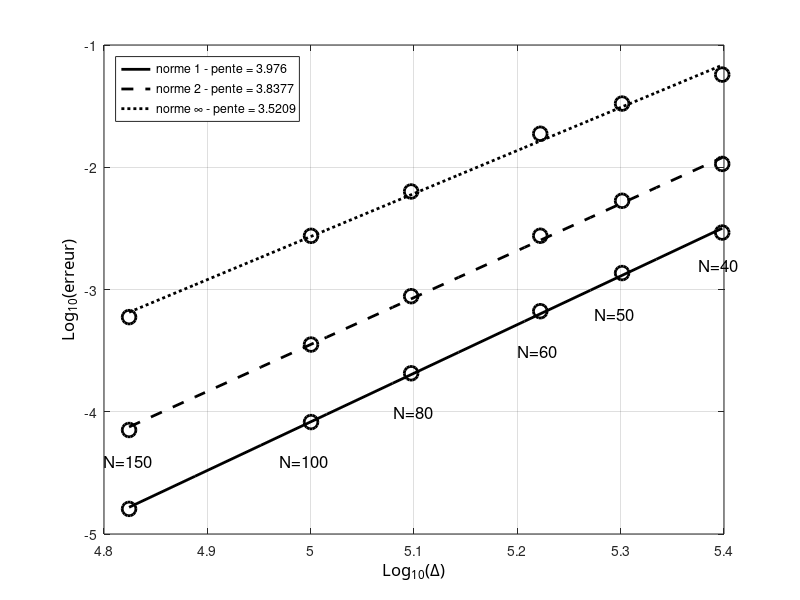

MATLAB code to generate this figure:
clc; clear all; close all;

radius=6371220;
N=[40 50 60 80 100 150];
% N=[16 32 64 128 256 512];
dx=2*pi*radius./(4*N);
% e1=[3.3707*10^-4 2.0751*10^-5 1.2964*10^-6 8.1231*10^-8 5.0903*10^-9 3.1888*10^-10];
% e2=[3.1674*10^-4 1.9593*10^-5 1.2274*10^-6 7.6985*10^-8 4.8271*10^-9 3.0280*10^-10];
% e3=[3.7839*10^-4 2.5503*10^-5 1.8238*10^-6 1.2133*10^-7 7.8110*10^-9 4.9564*10^-10];
 
% e1=[4.4656*10^-5 2.9404*10^-6 1.8859*10^-7 1.1972*10^-8 7.5548*10^-10 4.7499*10^-11];
% e2=[5.2622*10^-5 3.4964*10^-6 2.2566*10^-7 1.4352*10^-8 9.0630*10^-10 5.7106*10^-11];
% e3=[1.1018*10^-4 8.9432*10^-6 6.3993*10^-7 4.2842*10^-8 2.7721*10^-9 1.7640*10^-10];

% e1=[4.4464*10^-4 2.7567*10^-5 1.7319*10^-6 1.0886*10^-7 6.8327*10^-9 4.2837*10^-10];
% e2=[4.2619*10^-4 2.6414*10^-5 1.6606*10^-6 1.0438*10^-7 6.5488*10^-9 4.1045*10^-10];
% e3=[5.7206*10^-4 4.3945*10^-5 3.0870*10^-6 2.0521*10^-7 1.3242*10^-8 8.4121*10^-10];

% e1=[9.5570*10^-5 6.2727*10^-6 4.0293*10^-7 2.5561*10^-8 1.6119*10^-9 1.0140*10^-10];
% e2=[1.1354*10^-4 7.4509*10^-6 4.7991*10^-7 3.0505*10^-8 1.9247*10^-9 1.2102*10^-10];
% e3=[2.5127*10^-4 1.9429*10^-5 1.3703*10^-6 9.1295*10^-8 5.8964*10^-9 3.7487*10^-10];

% e1=[2.4373*10^-3 1.6193*10^-4 1.0351*10^-5 6.5310*10^-7 4.0991*10^-8 2.5671*10^-9];
% e2=[2.3263*10^-3 1.5486*10^-4 9.9131*10^-6 6.2580*10^-7 3.9290*10^-8 2.4608*10^-9];
% e3=[3.1250*10^-3 2.5748*10^-4 1.8414*10^-5 1.2296*10^-6 7.8432*10^-8 5.0468*10^-9];

% e1=[1.1430*10^-5 4.0438*10^-7 2.0910*10^-8 1.2176*10^-9 7.3855*10^-11 4.5993*10^-12];
% e2=[1.4758*10^-5 8.1813*10^-7 6.4914*10^-8 5.4953*10^-9 4.7583*10^-10 4.1633*10^-11];
% e3=[2.8075*10^-5 3.0386*10^-6 3.7356*10^-7 4.3567*10^-8 5.2230*10^-9 6.3823*10^-10];

% e1=[1.3883*10^-5 5.2773*10^-7 2.7072*10^-8 1.5547*10^-9 9.3430*10^-11 5.7731*10^-12];
% e2=[1.8078*10^-5 1.1000*10^-6 8.4090*10^-8 6.9357*10^-9 5.9230*10^-10 5.1460*10^-11];
% e3=[3.9774*10^-5 4.5644*10^-6 4.9238*10^-7 5.6815*10^-8 6.8074*10^-9 8.2825*10^-10];

% %% NM?
% e1=[1.2170e-3 4.4810e-4 1.6313e-4 2.8658e-5 8.7526e-6 1.1105e-6];
% e2=[5.2773e-3 2.1100e-3 8.2236e-4 1.4710e-4 4.1919e-5 5.7646e-6];
% e3=[3.8615e-2 1.6306e-2 6.5687e-3 1.4042e-3 4.1512e-4 6.2903e-5];

%% NJ
e1=[2.9241e-3 1.3634e-3 6.6453e-4 2.0635e-4 8.2353e-5 1.6044e-5];
e2=[1.0646e-2 5.3187e-3 2.7522e-3 8.8170e-4 3.5454e-4 7.0918e-5];
e3=[5.7267e-2 3.3187e-2 1.8792e-2 6.3350e-3 2.7479e-3 5.9455e-4];

ldx=log10(dx);
le1=log10(e1);
le2=log10(e2);
le3=log10(e3);

%% plot 1
figure(11); 
%% curve 1
hl1=plot(ldx,le1,'ok');
set(hl1,'LineWidth',2.0);
set(hl1,'MarkerSize',10);
set(hl1,'MarkerEdgeColor','k');

hold on;
[a1,b1]=polyfit(ldx,le1,1);
tt=linspace(min(ldx),max(ldx),10);
lsq1=a1(2)+a1(1)*tt;
% %% courbes...
hlf1=plot(tt,lsq1,'-k');
set(hlf1,'LineWidth',2.0);


%% curve 2
hl1=plot(ldx,le2,'ok');
set(hl1,'LineWidth',2.0);
set(hl1,'MarkerSize',10);
set(hl1,'MarkerEdgeColor','k');

hold on;
[a2,b1]=polyfit(ldx,le2,1);
tt=linspace(min(ldx),max(ldx),10);
lsq1=a2(2)+a2(1)*tt;
% %% courbes...
hlf2=plot(tt,lsq1,'--k');
set(hlf2,'LineWidth',2.0);

%% curve 3
hl1=plot(ldx,le3,'ok');
set(hl1,'LineWidth',2.0);
set(hl1,'MarkerSize',10);
set(hl1,'MarkerEdgeColor','k');

hold on;
[a3,b1]=polyfit(ldx,le3,1);
tt=linspace(min(ldx),max(ldx),10);
lsq1=a3(2)+a3(1)*tt;
% %% courbes...
hlf3=plot(tt,lsq1,':k');
set(hlf3,'LineWidth',2.0);

ha=gca;
xa=get(gca,'Xlabel');
set(ha,'Xgrid','on');
set(xa,'String','Log_{10}(\Delta)');
set (xa,'FontName','Calibri');
set(xa,'FontSize',12);

% ylabel
ha=gca;
ya=get(gca,'Ylabel');
set(ha,'Ygrid','on');
set(ya,'String','Log_{10}(erreur)');
set (ya,'FontName','Calibri');
set(ya,'FontSize',12);

%% legend
legend([hlf1,hlf2,hlf3],{['norme 1 - pente = ' num2str(a1(1))],['norme 2 - pente = ' num2str(a2(1))],['norme \infty - pente = ' num2str(a3(1))]},'Location','NorthWest')

%% texte
ht=text('Position',[5.375,-2.8,0],'String','N=40');
set(ht,'FontSize',12);
ht=text('Position',[5.275,-3.2,0],'String','N=50');
set(ht,'FontSize',12);
ht=text('Position',[5.2,-3.5,0],'String','N=60');
set(ht,'FontSize',12);
ht=text('Position',[5.08,-4,0],'String','N=80');
set(ht,'FontSize',12);
ht=text('Position',[4.97,-4.4,0],'String','N=100');
set(ht,'FontSize',12);
ht=text('Position',[4.8,-4.4,0],'String','N=150');
set(ht,'FontSize',12);

% ht=text('Position',[5.375,-3.3,0],'String','N=40');
% set(ht,'FontSize',12);
% ht=text('Position',[5.275,-3.8,0],'String','N=50');
% set(ht,'FontSize',12);
% ht=text('Position',[5.2,-4.1,0],'String','N=60');
% set(ht,'FontSize',12);
% ht=text('Position',[5.08,-4.8,0],'String','N=80');
% set(ht,'FontSize',12);
% ht=text('Position',[4.97,-5.3,0],'String','N=100');
% set(ht,'FontSize',12);
% ht=text('Position',[4.8,-5.5,0],'String','N=150');
% set(ht,'FontSize',12);
